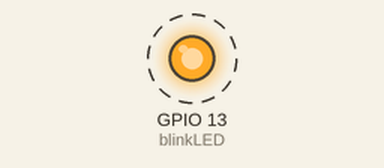
This program was run on a simulated Raspberry Pi (BCM pin numbers), started with the argument 1. Parts: output pins drawn as LEDs (lit = HIGH). Dashed ring = blinking.

Above: at 0.02 s.
Timing chart, 0 to 3.0 s (numbered marks = the images above):
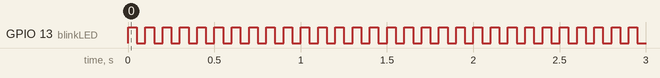

Measured:
- by itself, GPIO 13 (blinkLED): alternates HIGH for 0.05 s and LOW for 0.05 s

The program:

statusBlinker.py
```python
#!/usr/bin/python

import sys
from gpiozero import LED
from time import sleep

### Custom
import config as c

blinkLED = LED(c.neopixel_gpio)

def blink_PLUGUSB(): # A slower blinking that asks the user to intervene
    while True:
        blinkLED.on()
        sleep(0.05)  # 20Hz -> 0.025 seconds on
        blinkLED.off()
        sleep(0.20)  # 20Hz -> 0.025 seconds off

def blink_COPYING(): # Fast blinking as if machine is working
    while True:
        blinkLED.on()
        sleep(0.05)
        blinkLED.off()
        sleep(0.05)

def blink_REPLACEUSB(): # Double blink that is definitely an error
    while True:
        blinkLED.on()
        sleep(0.2)
        blinkLED.off()
        sleep(0.1)
        blinkLED.on()
        sleep(0.2)
        blinkLED.off()
        sleep(1.6)

def blink_FORCEOFF(): # Ensure that the LED has been turned off
    blinkLED.off()
    sleep(0.1)
    blinkLED.off()

def main():
    # Check if the argument is passed and valid
    if len(sys.argv) != 2 or sys.argv[1] not in ['1', '2', '3', '4', '5']:
        print("Usage: python3 statusBlinker.py <1|5>")
        sys.exit(1)

    # Determine the blink frequency based on the argument
    if sys.argv[1] == '1':
        blink_COPYING()
    elif sys.argv[1] == '2':
        blink_PLUGUSB()
    elif sys.argv[1] == '3':
        blink_REPLACEUSB()
    elif sys.argv[1] == '4':
        blink_FORCEOFF()

if __name__ == "__main__":
    main()
```

config.py
```python
#!/usr/bin/python

### Paths

backup_path = '/home/arducam/data/backup'
base_path = '/home/arducam'
bin_path = '/home/arducam/bin'
data_path = '/home/arducam/data/curdat'
usb_dev = '/dev/sda'
usb_path = '/mnt/usb'
file2CheckPathName = '/home/arducam/FileCopyInitiated.txt'

### Helper programs

samplePhoto = '/home/arducam/bin/takeStudioPhoto.sh' # Photograph (also controls LEDs)
sampleAudio = '/home/arducam/bin/takeAudioSample.sh' # Audio Sample (ultrasonic microphone)
sampleGPS = '/home/arducam/bin/takeGPS.sh' # Get data from GPS device
sampleEnvironment = '/home/arducam/bin/takeEnvironment.sh' # Get data from environmental sensor package

checkMode = '/home/arducam/bin/checkMode.py' # Decides whether we are in COLLECT (1) or DOWNLOAD (0) mode
checkUSBcopy = '/home/arducam/bin/checkUSBcopySpace.py' # Checks to see if sufficient space to copy to USB
fileBackup = '/home/arducam/bin/usbFileManagement.py' # Copies files to USB and manages internal data

mountusb = '/home/arducam/bin/mountUSB.sh'
umountusb = '/home/arducam/bin/umountUSB.sh'

statusLED = '/home/arducam/bin/statusBlinker.py'

### Which GPIO pins will we use?

attractor_gpio = 16 # LEDs to attract moths
neopixel_gpio = 13 # Indicator LED for user
studio_gpio = 12 # LEDs for photographs
switch_gpio = 23 # User switch for COLLECT or DOWNLOAD modes

### Which data do we want to collect? (1 for yes, 0 for no)

data_audio = 1
data_environmental = 0
data_gps = 1
data_studio = 1

# Interval to collect data (in seconds)?
crontab_interval = 30
```
